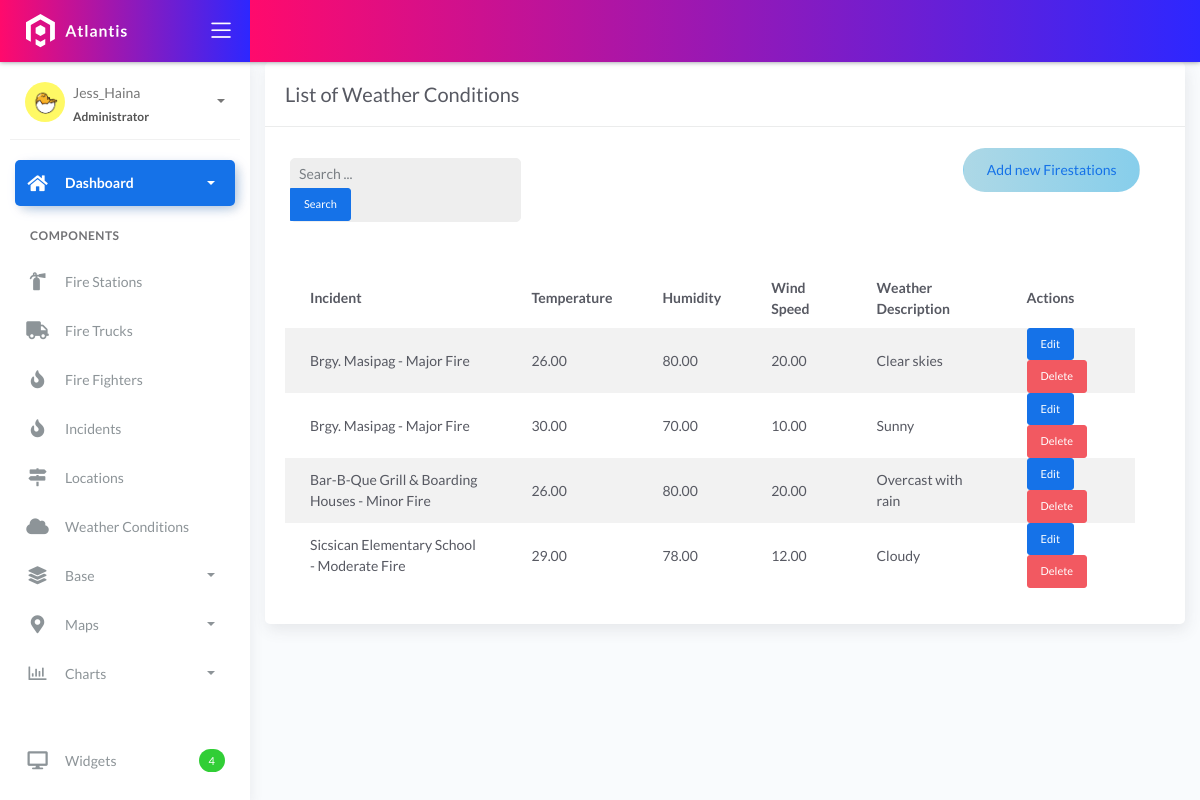
Before: /weather/ with the older database file.
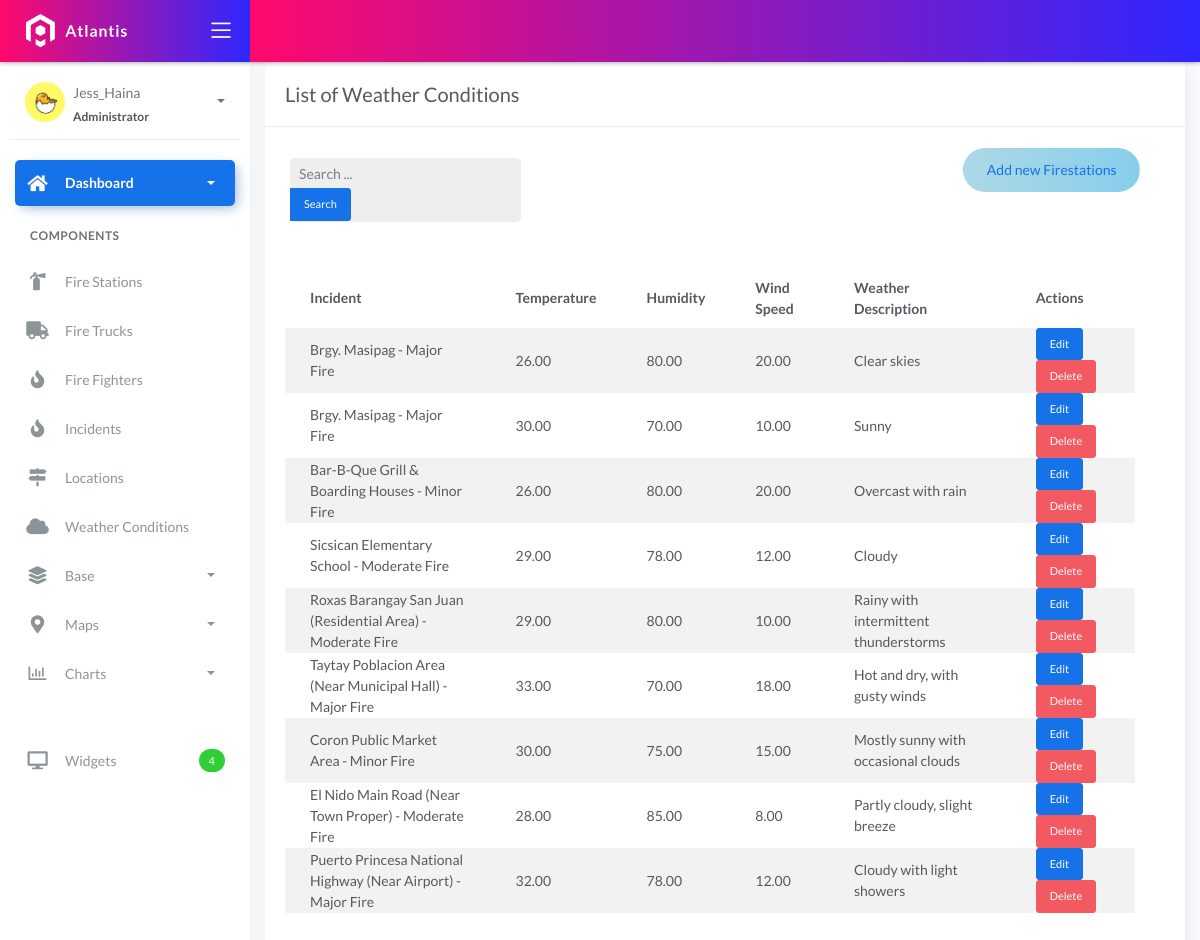
After: the same page with the newer database file.
### fire/models.py (models this page shows)
class BaseModel(models.Model):
    created_at = models.DateTimeField(auto_now_add=True, db_index=True)
    updated_at = models.DateTimeField(auto_now=True)
    class Meta:
        abstract = True

class WeatherConditions(BaseModel):
    incident = models.ForeignKey(Incident, on_delete=models.CASCADE)
    temperature = models.DecimalField(max_digits=10, decimal_places=2)
    humidity = models.DecimalField(max_digits=10, decimal_places=2)
    wind_speed = models.DecimalField(max_digits=10, decimal_places=2)
    weather_description = models.CharField(max_length=150)

class Incident(BaseModel):
    SEVERITY_CHOICES = (
        ('Minor Fire', 'Minor Fire'),
        ('Moderate Fire', 'Moderate Fire'),
        ('Major Fire', 'Major Fire'),
    )
    location = models.ForeignKey(Locations, on_delete=models.CASCADE)
    date_time = models.DateTimeField(blank=True, null=True)
    severity_level = models.CharField(max_length=45, choices=SEVERITY_CHOICES)
    description = models.CharField(max_length=250)
    def __str__(self):
        return f"{self.location} - {self.severity_level}"

class Locations(BaseModel):
    name = models.CharField(max_length=150)
    latitude = models.DecimalField(
        max_digits=22, decimal_places=16, null=True, blank=True)
    longitude = models.DecimalField(
        max_digits=22, decimal_places=16, null=True, blank=True)
    address = models.CharField(max_length=150)
    city = models.CharField(max_length=150)  # can be in separate table
    country = models.CharField(max_length=150)  # can be in separate table
    def __str__(self):
        return self.name

### fire/views.py (the view, shortened to what this page needs)
# urls.py: path('weather/', views.WeatherConditionsListView.as_view(), name='weatherconditions_list'),
class WeatherConditionsListView(ListView):
    form_class = WeatherConditionsForm
    model = WeatherConditions
    template_name = 'WeatherCon_list.html'
    context_object_name = 'weatherconditions_list'
    paginate_by = 10
    def get_queryset(self, *args, **kwargs):
        qs = super().get_queryset(*args, **kwargs)
        return qs.order_by('id')

### templates/WeatherCon_list.html (shortened to what this page needs)
{% extends 'base.html' %}
{% load static %}
{% block content %}
<div class="content">
  <div class="container-fluid">
     <div class="row">
      <div class="col-md-12">
        <div class="card">
         <div class="card-header">
           <div class="card-title">List of Weather Conditions</div>
        </div>
        <div class="col-md-12 row">
          <div class="col-md-4">
            <form class="navbar-left navbar-form nav-search mr-md-3" action="{% url 'weatherconditions_list' %}">
              <div class="form-group">
                <div class="input-group">
                  <input type="text" id="search" placeholder="Search ..." class="form-control form-control-sm" name="q" />
                  <div class="input-group-append">
                    <button class="btn btn-sm btn-primary" type="submit">Search</button>
                  </div>
                </div>
              </div>
            </form>
          </div>
        <div class="col-md-2">
         </div>
            <div class="col-md-6">
              <div class="pull-right">
                <a href="{% url 'weatherconditions_add' %}" class="btn btn-rounded custom-add-btn"
                   style="background: linear-gradient(90deg, #ADD8E6, #87CEEB);">
                   Add new Firestations
                </a>
            </div>
        </div>
        <div class="card-body">
        <table class="table table-striped mt-3">
        <thead>
          <tr>
            <th>Incident</th>
            <th>Temperature</th>
            <th>Humidity</th>
            <th>Wind Speed</th>
            <th>Weather Description</th>
            <th>Actions</th>
        </tr>
    </thead>
    <tbody>
        {% for object in object_list %}
        <tr>
            <td>{{ object.incident }}</td>
            <td>{{ object.temperature }}</td>
            <td>{{ object.humidity }}</td>
            <td>{{ object.wind_speed }}</td>
            <td>{{ object.weather_description }}</td>
            <td>
                <a href="{% url 'weatherconditions_update' object.pk %}" class="btn btn-sm btn-primary">Edit</a>
                <a href="{% url 'weatherconditions_delete' object.pk %}" class="btn btn-sm btn-danger">Delete</a>
            </td>
        </tr>
              {% empty %}
              <tr>
                <td colspan="5" style="text-align: center">
                <p class="text-sm font-weight-bold mb-0">No Records Found.</p>
                </td>
            </tr>
              {% endfor %}
              </tbody>
            </table>
           </div>
          </div>
        </div>
      </div>
    </div>
</div>
{% endblock %}

Changed rows visible on the page:
added WeatherConditions: incident "Roxas Barangay San Juan (Residential Area) - Moderate Fire", temperature "29.00", humidity "80.00", wind_speed "10.00", weather_description "Rainy with intermittent thunderstorms"
added WeatherConditions: incident "Taytay Poblacion Area (Near Municipal Hall) - Major Fire", temperature "33.00", humidity "70.00", wind_speed "18.00", weather_description "Hot and dry, with gusty winds"
added WeatherConditions: incident "Coron Public Market Area - Minor Fire", temperature "30.00", humidity "75.00", wind_speed "15.00", weather_description "Mostly sunny with occasional clouds"
added WeatherConditions: incident "El Nido Main Road (Near Town Proper) - Moderate Fire", temperature "28.00", humidity "85.00", wind_speed "8.00", weather_description "Partly cloudy, slight breeze"
added WeatherConditions: incident "Puerto Princesa National Highway (Near Airport) - Major Fire", temperature "32.00", humidity "78.00", wind_speed "12.00", weather_description "Cloudy with light showers"
